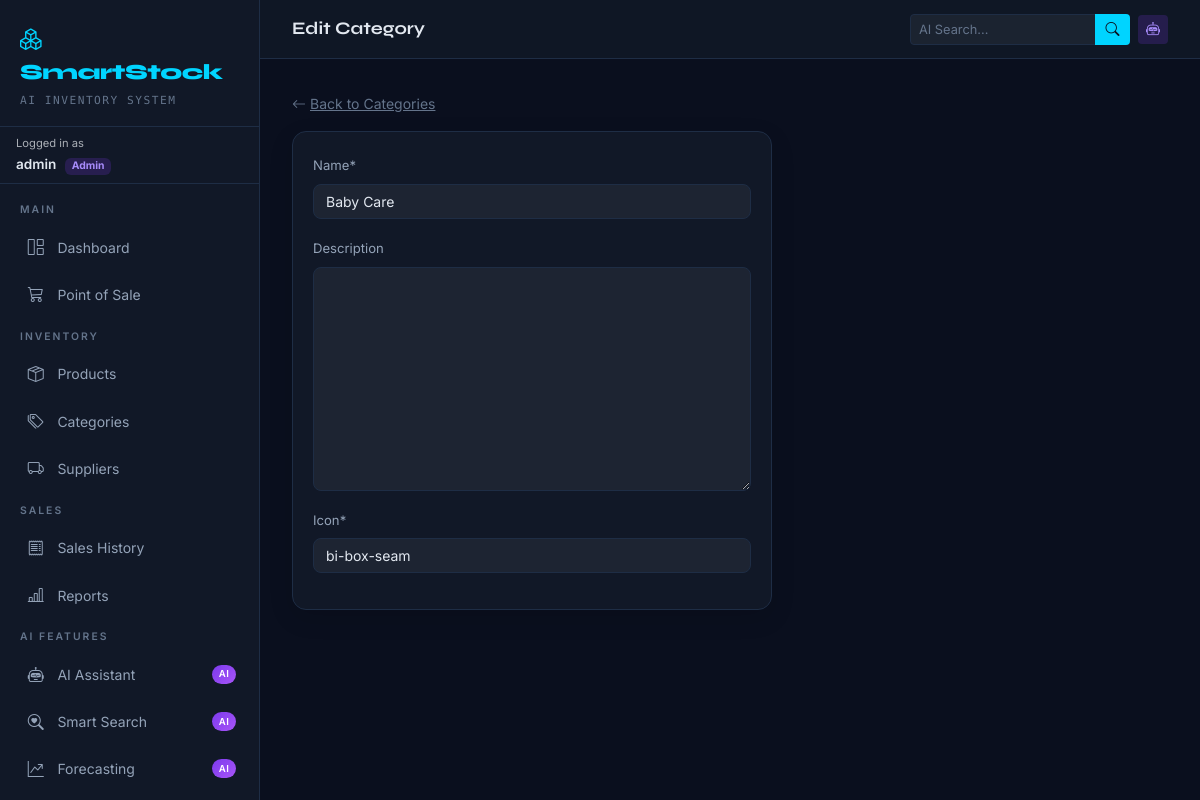
Page /categories/7/edit/ (signed in) on the committed database.
### inventory/models.py (models this page shows, shortened)
class CustomUser(AbstractUser):
    ROLE_CHOICES = (
        ('Admin',   'Admin'),
        ('Manager', 'Manager'),
        ('Cashier', 'Cashier'),
    )
    role = models.CharField(max_length=20, choices=ROLE_CHOICES, default='Cashier')
    phone = models.CharField(max_length=20, blank=True)
    avatar = models.ImageField(upload_to='avatars/', null=True, blank=True)
    @property
    def is_admin(self):
        return self.role == 'Admin'

class Category(models.Model):
    name = models.CharField(max_length=100, unique=True)
    description = models.TextField(blank=True)
    icon = models.CharField(max_length=50, default='bi-box-seam')  # Bootstrap icon class
    class Meta:
        verbose_name_plural = 'Categories'
        ordering = ['name']

### inventory/views.py (the view)
# urls.py: path('categories/<int:pk>/edit/', views.CategoryUpdateView.as_view(), name='category-update'),
class CategoryUpdateView(LoginRequiredMixin, ManagerRequiredMixin, UpdateView):
    model = Category
    form_class = CategoryForm
    template_name = 'inventory/category_form.html'
    success_url = reverse_lazy('category-list')

### inventory/forms.py
class CategoryForm(forms.ModelForm):
    class Meta:
        model = Category
        fields = ['name', 'description', 'icon']

### inventory/views.py (called while the page is built)
    def test_func(self):
        return self.request.user.is_authenticated and (
            self.request.user.role in self.allowed_roles or
            self.request.user.role == 'Admin'
        )

### templates/inventory/category_form.html (shortened to what this page needs)
{% extends "base.html" %}
{% load crispy_forms_tags %}
{% block page_title %}{% if object %}Edit{% else %}New{% endif %} Category{% endblock %}
{% block content %}
<div style="max-width:480px">
  <a href="{% url 'category-list' %}" style="color:var(--ss-muted);font-size:.875rem">
    <i class="bi bi-arrow-left me-1"></i>Back to Categories
  </a>
  <div class="ss-card mt-3">
    {% crispy form %}
  </div>
</div>
{% endblock %}

### templates/base.html (shortened to what this page needs)
{% load static %}
<!DOCTYPE html>
<html lang="en" data-bs-theme="dark">
<head>
  <link href="https://cdn.jsdelivr.net/npm/bootstrap@5.3.3/dist/css/bootstrap.min.css" rel="stylesheet">
  <link href="https://cdn.jsdelivr.net/npm/bootstrap-icons@1.11.3/font/bootstrap-icons.css" rel="stylesheet">
  <link rel="stylesheet" href="{% static 'css/smartstock.css' %}">
</head>
<body>
<nav id="sidebar" aria-label="Main navigation" class="{% if not user.is_authenticated %}d-none{% endif %}">
  <div class="sidebar-brand">
    <div class="brand-logo"><i class="bi bi-boxes me-2"></i>SmartStock</div>
    <div class="brand-sub mt-1">AI Inventory System</div>
  </div>
  <div class="px-3 py-2 border-bottom" style="border-color: var(--ss-border) !important;">
    <small class="text-muted d-block" style="font-size:.7rem">Logged in as</small>
    <span class="fw-600" style="font-size:.85rem">{{ user.username }}</span>
    <span class="badge ms-1" style="background:rgba(124,58,237,.2);color:#a78bfa;font-size:.65rem">
      {{ user.role }}
    </span>
  </div>
  <div class="py-2 flex-grow-1">
    <div class="nav-section-label">Main</div>
    <a href="{% url 'dashboard' %}" class="sidebar-link {% if request.resolver_match.url_name == 'dashboard' %}active{% endif %}">
      <i class="bi bi-grid-1x2"></i> Dashboard
    </a>
    <a href="{% url 'pos' %}" class="sidebar-link {% if request.resolver_match.url_name == 'pos' %}active{% endif %}">
      <i class="bi bi-cart3"></i> Point of Sale
    </a>
    <div class="nav-section-label">Inventory</div>
    <a href="{% url 'product-list' %}" class="sidebar-link">
      <i class="bi bi-box-seam"></i> Products
    </a>
    <a href="{% url 'category-list' %}" class="sidebar-link">
      <i class="bi bi-tags"></i> Categories
    </a>
    <a href="{% url 'supplier-list' %}" class="sidebar-link">
      <i class="bi bi-truck"></i> Suppliers
    </a>
    <div class="nav-section-label">Sales</div>
    <a href="{% url 'sale-list' %}" class="sidebar-link">
      <i class="bi bi-receipt"></i> Sales History
    </a>
    <a href="{% url 'reports' %}" class="sidebar-link">
      <i class="bi bi-bar-chart-line"></i> Reports
    </a>
    <div class="nav-section-label">AI Features</div>
    <a href="{% url 'ai:chatbot' %}" class="sidebar-link">
      <i class="bi bi-robot"></i> AI Assistant
      <span class="ai-badge">AI</span>
    </a>
    <a href="{% url 'ai:semantic-search' %}" class="sidebar-link">
      <i class="bi bi-search-heart"></i> Smart Search
      <span class="ai-badge">AI</span>
    </a>
    <a href="{% url 'ai:forecast-dashboard' %}" class="sidebar-link">
      <i class="bi bi-graph-up-arrow"></i> Forecasting
      <span class="ai-badge">AI</span>
    </a>
  </div>
</nav>
<div id="main-content" class="{% if not user.is_authenticated %}guest-mode{% endif %}">
  {% if user.is_authenticated %}
  <div class="topbar">
    <span class="topbar-title">{% block page_title %}Dashboard{% endblock %}</span>
    <div class="ms-auto d-flex align-items-center gap-2">
      <form action="{% url 'ai:semantic-search' %}" method="GET" class="d-flex">
        <div class="input-group input-group-sm" style="width:220px">
          <input type="text" name="q" class="form-control"
            style="background:#1e2d45;border-color:#1e2d45;color:#e2e8f0;font-size:.8rem"
            placeholder="AI Search...">
          <button class="btn" style="background:#00d4ff;color:#0a0f1e;padding:.25rem .6rem">
            <i class="bi bi-search"></i>
          </button>
        </div>
      </form>
      <a href="{% url 'ai:chatbot' %}" class="btn btn-sm" style="background:rgba(124,58,237,.2);color:#a78bfa;border:none">
        <i class="bi bi-robot"></i>
      </a>
    </div>
  </div>
  {% endif %}
  <div class="page-body">
    {% block content %}{% endblock %}
  </div>
</div>
</body>
</html>

### static/css/smartstock.css (style rules this page uses)
.form-control, .form-select { background: rgba(255,255,255,.05) !important; border-color: var(--ss-border) !important; color: var(--ss-text) !important; border-radius: 8px; font-size: .875rem; transition: border-color .15s, box-shadow .15s; }
.form-control::placeholder { color: var(--ss-muted) !important; }
label { font-size: .82rem; color: #94a3b8; margin-bottom: .3rem; }
.fw-600 { font-weight: 600 !important; }

### templates/base.html (style rules this page uses)
:root { --ss-bg: #0a0f1e; --ss-surface: #111827; --ss-border: #1e2d45; --ss-accent: #00d4ff; --ss-accent2: #7c3aed; --ss-success: #10b981; --ss-warning: #f59e0b; --ss-danger: #ef4444; --ss-text: #e2e8f0; --ss-muted: #64748b; --sidebar-w: 260px; }
* { box-sizing: border-box; }
body { font-family: 'Inter', sans-serif; background: var(--ss-bg); color: var(--ss-text); min-height: 100vh; }
#sidebar { position: fixed; top: 0; left: 0; width: var(--sidebar-w); height: 100vh; background: var(--ss-surface); border-right: 1px solid var(--ss-border); overflow-y: auto; z-index: 1000; display: flex; flex-direction: column; transition: transform .3s ease; }
.sidebar-brand { padding: 1.5rem 1.25rem 1rem; border-bottom: 1px solid var(--ss-border); }
.brand-logo { font-family: 'Syne', sans-serif; font-weight: 800; font-size: 1.35rem; color: var(--ss-accent); letter-spacing: -0.5px; }
.brand-sub { font-size: .7rem; color: var(--ss-muted); font-family: 'DM Mono', monospace; letter-spacing: 1.5px; text-transform: uppercase; }
.nav-section-label { padding: .6rem 1.25rem .3rem; font-size: .65rem; font-weight: 600; letter-spacing: 2px; text-transform: uppercase; color: var(--ss-muted); }
.sidebar-link { display: flex; align-items: center; gap: .75rem; margin: .15rem .65rem; padding: .65rem .8rem; color: #94a3b8; text-decoration: none; font-size: .875rem; border-radius: 8px; transition: all .15s ease; border-left: 3px solid transparent; }
.sidebar-link i { font-size: 1rem; width: 1.2rem; text-align: center; }
.ai-badge { font-size: .6rem; padding: .15rem .4rem; background: linear-gradient(135deg, var(--ss-accent2), #a855f7); border-radius: 20px; color: #fff; font-weight: 600; letter-spacing: .5px; margin-left: auto; }
#main-content { margin-left: var(--sidebar-w); min-height: 100vh; }
.topbar { background: rgba(17,24,39,.92); border-bottom: 1px solid var(--ss-border); padding: .85rem clamp(1rem, 3vw, 2rem); display: flex; align-items: center; gap: 1rem; position: sticky; top: 0; z-index: 100; backdrop-filter: blur(14px); }
.topbar-title { font-family: 'Syne', sans-serif; font-size: 1.1rem; font-weight: 700; }
.page-body { padding: clamp(1rem, 3vw, 2rem); }
.ss-card { background: var(--ss-surface); border: 1px solid var(--ss-border); border-radius: 14px; padding: 1.25rem; box-shadow: 0 8px 24px rgba(0,0,0,.12); }

### rows in the picture
CustomUser: username "admin", role "Admin"
Category: name "Baby Care", icon "bi-box-seam"
